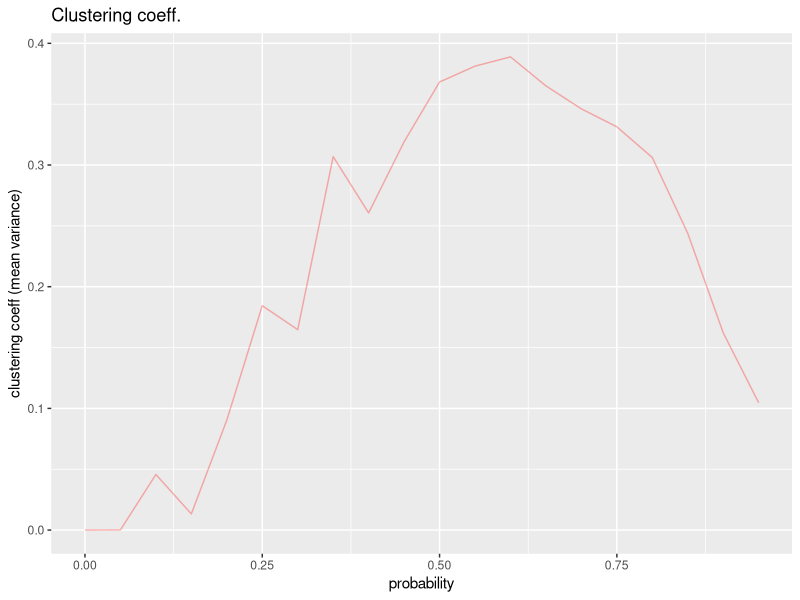

Reproduce this figure in R.
setwd('/home/ariel/Documents/ac/clusterCoeff/ccgen_test')
library('ggplot2')

# data <- read.csv('data100_10.csv', sep = '|')
# colnames(data) <- c('p', 'ecc', 'cc')
# 
# pdf('plot100_10.pdf')
# p2 <- ggplot(data, aes(x=p, y=ecc)) +
#   geom_line(alpha=.3) +
#   geom_point(aes(cc, color=as.factor(cc))) +
#   ggtitle("Clustering coeff. (real vs theoretical)") + 
#   xlab('probability') +
#   ylab('clustering coeff')
# 
# p2
# dev.off()

data <- read.csv('./data/data50_10_0.05.csv', sep = '|')
colnames(data) <- c('p', 'ecc', 'cc')
pValues <- unique(data$p)

results <- data.frame(prob = numeric(), mVar = numeric())
for(p in pValues){
  values <- data[which(data$p == p),]
  meanVar <- abs(sum(values$ecc - values$cc))/10
  results <- rbind(results, data.frame(p, meanVar))
}


pdf('plot50_10_0.05.pdf')
p2 <- ggplot(results, aes(x=p, y=meanVar)) +
  geom_line(alpha=.3, color = I('red')) +
  ggtitle("Clustering coeff.") + 
  xlab('probability') +
  ylab('clustering coeff (mean variance)')

p2
dev.off()
